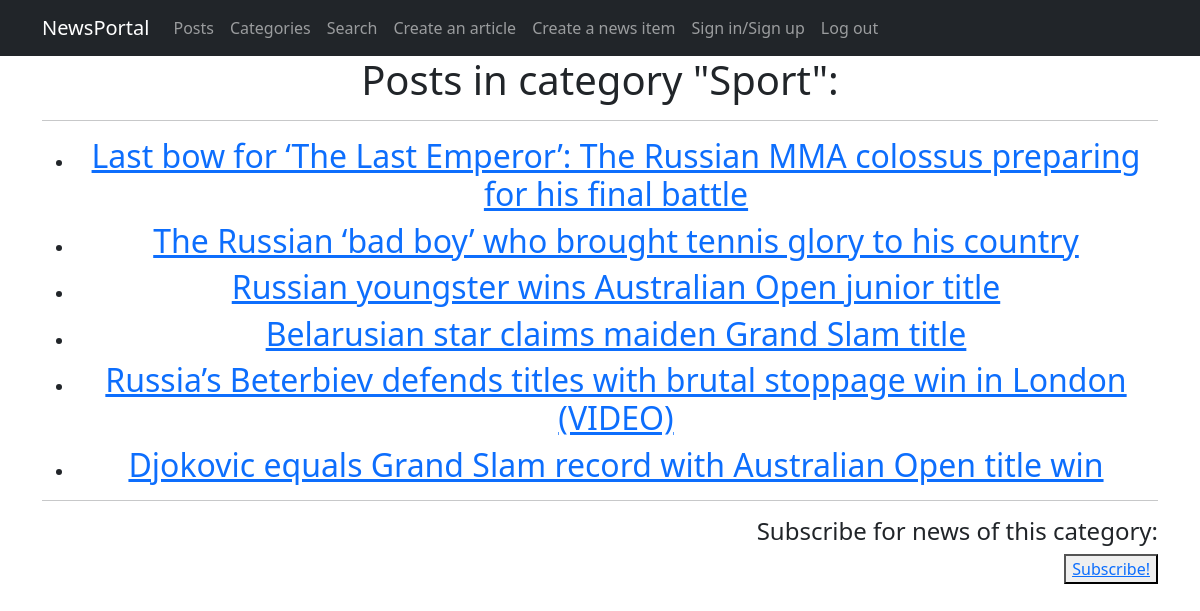
Screenshot of /news_portal/categories/Sport with the database file from the repository.
### news_portal/models.py (models this page shows, shortened)
class Category(models.Model):
    cat_name = models.CharField(max_length=100, unique=True)
    subscribers = models.ManyToManyField(User, through='SubscribedUsersCategory')
    def __str__(self):
        return f'{self.cat_name}'

class Post(models.Model):
    post_type = models.CharField(max_length=2, choices=POST_TYPE, default=article)
    post_pub_date = models.DateTimeField(auto_now_add=True)
    post_header = models.CharField(max_length=255, null=False)
    post_text = models.TextField(null=False)
    post_rating = models.SmallIntegerField(default=0)
    post_auth = models.ForeignKey(Author, on_delete=models.CASCADE)
    post_cat = models.ManyToManyField(Category, through='PostCategory')
    def get_url(self):
        return reverse('post_detail', args=[self.id])

### news_portal/views.py (the view)
# urls.py: path('categories/<str:category>', views.category, name='category'),
def category(request, category: int):
    category = get_object_or_404(Category, cat_name=category)
    return render(request, 'category.html', {'category': category})

### news_portal/templatetags/custom_filters.py (called while the page is built)
@register.filter()
def censor(value):
    censored_words = ['ass', 'bitch', 'cock', 'fuck']
    cen_text = value.split()
    for i in censored_words:
        for words in cen_text:
            if i in words:
                psn_in_text = cen_text.index(words)
                cen_text.remove(words)
                cen_text.insert(psn_in_text, i[0] + '*' * (len(i)-1))
    return " ".join(cen_text)

### templates/category.html (shortened to what this page needs)
{% extends 'fpages/default.html' %}
{% load custom_filters %}!
{% block content %}
<h1> Posts in category "{{ category }}": </h1>
<hr>
<ul>
    {% for post in category.post_set.all %}
    <li><h2><a href="{{ post.get_url }}"> {{ post.post_header|censor }} </a></h2></li>
    {% endfor %}
</ul>
<hr>
    <h4 style="text-align: right;"> Subscribe for news of this category:</h4>
    <p style="text-align: right;"><button><a href="{% url 'add_subscriber' category.cat_name %}"><u> Subscribe! </u></a></button></p>
{% endblock content %}

### rows the page displays
Category: cat_name "Sport"
Post: post_header|censor "Last bow for ‘The Last Emperor’: The Russian MMA colossus preparing for his final battle"
Post: post_header|censor "The Russian ‘bad boy’ who brought tennis glory to his country"
Post: post_header|censor "Russian youngster wins Australian Open junior title"
Post: post_header|censor "Belarusian star claims maiden Grand Slam title"
Post: post_header|censor "Russia’s Beterbiev defends titles with brutal stoppage win in London (VIDEO)"
Post: post_header|censor "Djokovic equals Grand Slam record with Australian Open title win"
